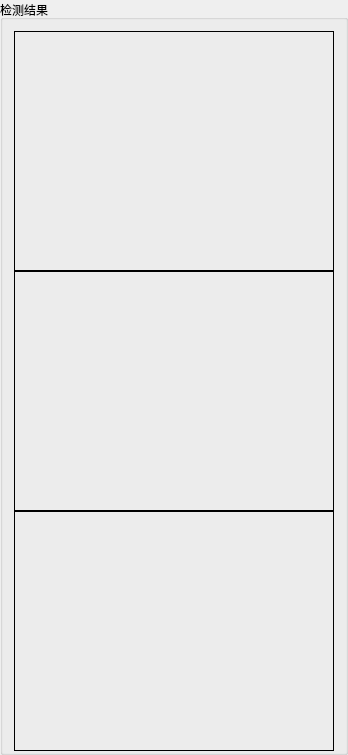
         <widget class="QGroupBox" name="groupBox_4">
          <property name="title">
           <string>检测结果</string>
          </property>
          <layout class="QVBoxLayout" name="verticalLayout_4">
           <property name="spacing">
            <number>0</number>
           </property>
           <property name="bottomMargin">
            <number>1</number>
           </property>
           <item>
            <widget class="QLabel" name="labelBack">
             <property name="minimumSize">
              <size>
               <width>320</width>
               <height>240</height>
              </size>
             </property>
             <property name="maximumSize">
              <size>
               <width>320</width>
               <height>240</height>
              </size>
             </property>
             <property name="frameShape">
              <enum>QFrame::Box</enum>
             </property>
             <property name="text">
              <string/>
             </property>
             <property name="margin">
              <number>0</number>
             </property>
            </widget>
           </item>
           <item>
            <widget class="QLabel" name="labelImg1">
             <property name="minimumSize">
              <size>
               <width>320</width>
               <height>240</height>
              </size>
             </property>
             <property name="maximumSize">
              <size>
               <width>320</width>
               <height>240</height>
              </size>
             </property>
             <property name="frameShape">
              <enum>QFrame::Box</enum>
             </property>
             <property name="text">
              <string/>
             </property>
             <property name="margin">
              <number>0</number>
             </property>
            </widget>
           </item>
           <item>
            <widget class="QLabel" name="labelImg2">
             <property name="minimumSize">
              <size>
               <width>320</width>
               <height>240</height>
              </size>
             </property>
             <property name="maximumSize">
              <size>
               <width>320</width>
               <height>240</height>
              </size>
             </property>
             <property name="frameShape">
              <enum>QFrame::Box</enum>
             </property>
             <property name="text">
              <string/>
             </property>
             <property name="margin">
              <number>0</number>
             </property>
            </widget>
           </item>
          </layout>
         </widget>
